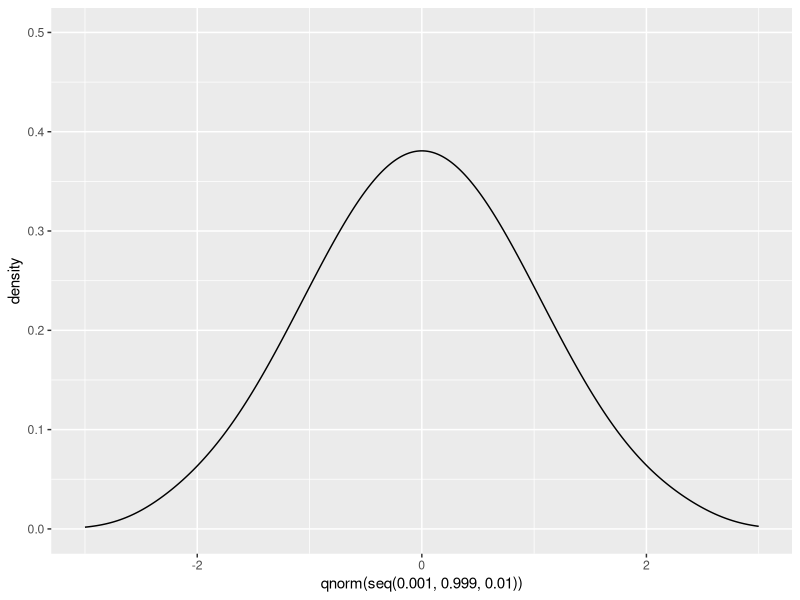
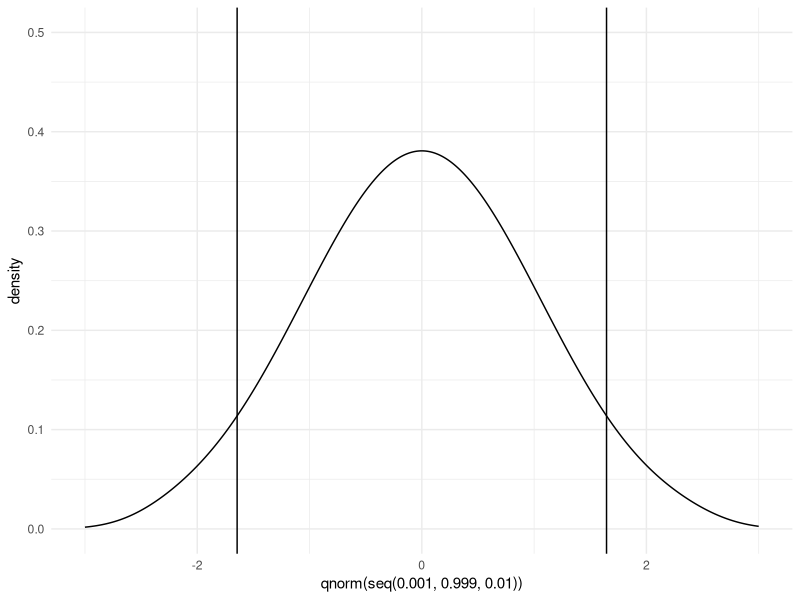
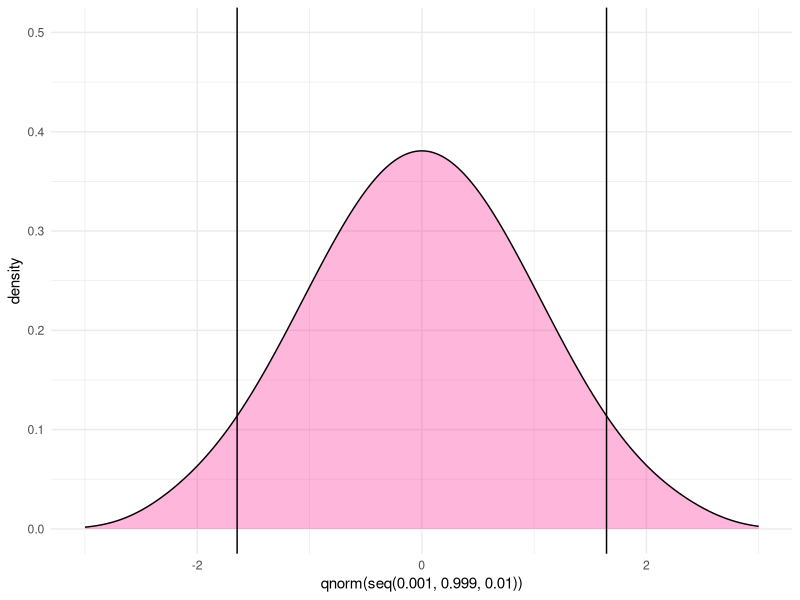
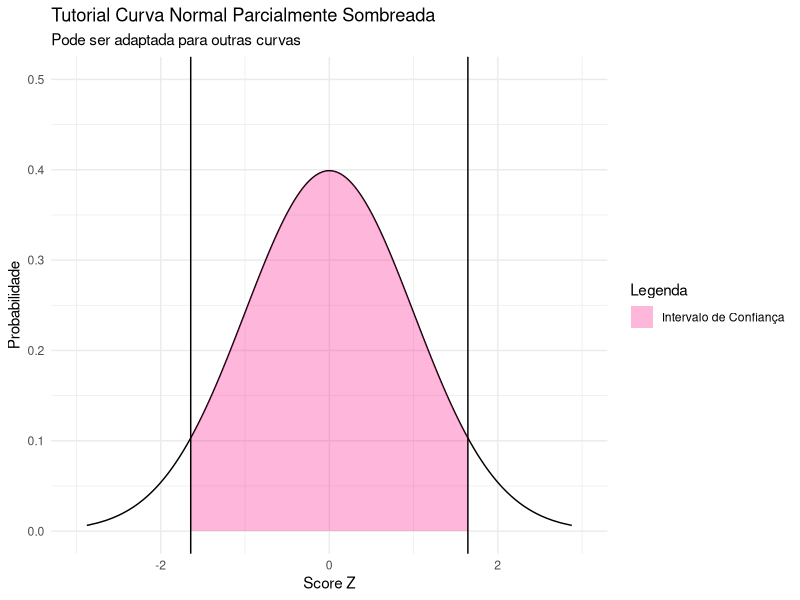

Generate these figures, in order, with R:
# Este script foi desenvolvido por Nelson de Oliveira Quesado Filho em Julho de
# 2021 (Quesado Filho, N. O.)

# Este gráfico é produzido utilizando a biblioteca GGPLOT.
# O ggplot utiliza o método de sobreposição de camadas para construção dos
# gráficos. As camadas são separadas pelo argumento +
# Utiliza-se aqui as funções qnorm, dnorm e pnorm. Existem funções similares
# para outras distribuições conhecidas como o pchisq, pexp, ppois e o pt.
# Utilize o argumetno ? antes da função para obter ajuda.

# biblitecas utilizadas
library(tidyverse)

# curva normal
# eixo x fixo entre -3 e 3
# eixo y fixo entre 0 e 0.5
ggplot() +
  geom_density(aes(qnorm(seq(.001, .999, .01)))) +
  xlim(-3, 3) +
  ylim(0, .5)
  
# curva normal +
# eixo x fixo entre -3 e 3 +
# eixo y fixo entre 0 e 0.5 +
# Linhas verticais 5% e 95% +
# tema minimal
ggplot() +
  geom_density(aes(qnorm(seq(.001, .999, .01)))) +
  xlim(-3, 3) +
  ylim(0, .5) +
  geom_vline(xintercept = qnorm(0.05)) +
  geom_vline(xintercept = qnorm(0.95)) +
  theme_minimal()

# curva normal completamente sobreada na cor #FC0D85 com transparência de 30%
# eixo x fixo entre -3 e 3 +
# eixo y fixo entre 0 e 0.5 +
# Linhas verticais 5% e 95% +
# tema minimal
ggplot() +
  geom_density(aes(qnorm(seq(.001, .999, .01))), fill = "#FC0D85", alpha = .3) +
  xlim(-3, 3) +
  ylim(0, .5) +
  geom_vline(xintercept = qnorm(0.05)) +
  geom_vline(xintercept = qnorm(0.95)) +
  theme_minimal()


# curva normal parcialmente sobreada (+- 45%) na cor #FC0D85 com transparência de 30%
# eixo x fixo entre -3 e 3 +
# eixo y fixo entre 0 e 0.5 +
# Linhas verticais 5% e 95% +
# Ajustes de legendas
# tema minimal

# Cria-se um objeto para representar o eixo x
eixo_x <- ifelse(
  qnorm(seq(.001, .999, .001)) < qnorm(.05), qnorm(.05), #limite inferior da sombra (5%)
  ifelse(
    qnorm(seq(.001, .999, .001)) > qnorm(.95), qnorm(.95), #limite superior da sombra (95%)
    qnorm(seq(.001, .999, .001))
  )
)

# Cria-se um objeto para representar o eixo y
eixo_y <- dnorm(eixo_x)

# Cria-se a curva completa
curva <- data.frame(x = qnorm(seq(.001, .999, length = length(eixo_x))), y = dnorm(qnorm(seq(.001, .999, length = length(eixo_x)))))

# Plota-se o gráfico com duas curvas
ggplot() +
  geom_line(aes(x = curva$x, y = curva$y)) +
  geom_area(aes(eixo_x, eixo_y, fill = "#FC0D85"), alpha = .3) +
  xlim(-3, 3) +
  ylim(0, .5) +
  geom_vline(xintercept = qnorm(0.05)) +
  geom_vline(xintercept = qnorm(0.95)) +
  labs(title = "Tutorial Curva Normal Parcialmente Sombreada", subtitle = "Pode ser adaptada para outras curvas", x = "Score Z", y = "Probabilidade") +
  scale_fill_identity(name = "Legenda", breaks = c("#FC0D85"), labels = c("Intervalo de Confiança"), guide ="legend") +
  theme_minimal()
